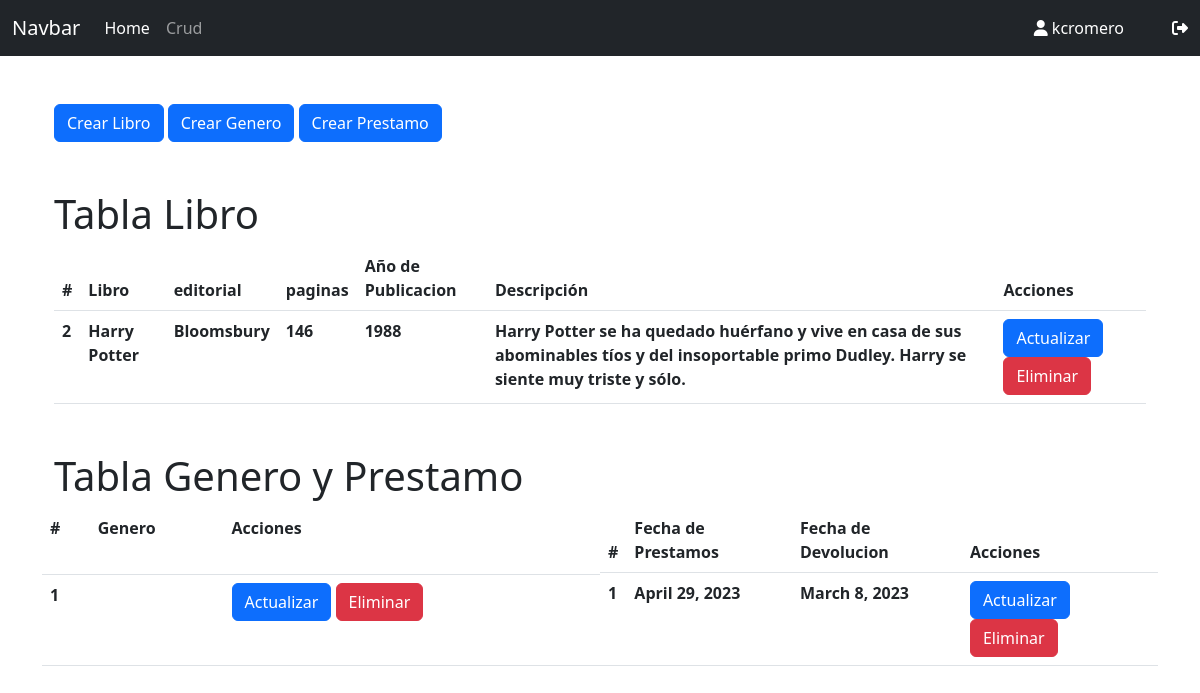
The app's page /crud with its own data.
### app/models.py (models this page shows, shortened)
class Usuarios(models.Model):
    id = models.AutoField(auto_created=True, primary_key=True)
    username = models.CharField(verbose_name='Usuario', max_length=20)
    password = models.IntegerField(verbose_name='Contraseña')

class Libro(models.Model):
    id = models.IntegerField( primary_key=True, verbose_name='ID')
    nombre = models.CharField(verbose_name='Titulo', max_length=100)
    descripcion = models.CharField(verbose_name='Autor', max_length=100)
    editorial = models.CharField(verbose_name='Editorial', max_length=100)
    paginas = models.CharField(verbose_name='Pagina del Libro', max_length=100)
    anio_publicacion = models.IntegerField()

class Genero(models.Model):
    id = models.IntegerField( primary_key=True, verbose_name='ID')
    nombre = models.CharField(verbose_name='Genero', max_length=100)

class Prestamo(models.Model):
    id = models.IntegerField( primary_key=True, verbose_name='ID')
    fecha_prestamo = models.DateField( auto_created=True)
    fecha_devolucion = models.DateField( auto_created=True)

### app/views.py (the view)
# urls.py: path('crud', views.admin , name='crud'),
def admin(request):
    usuario = Usuarios.objects.values()
    libro= Libro.objects.all()
    genero= Genero.objects.all()
    prestamo= Prestamo.objects.all()
    context = {
        'usuario': usuario,
        'libro': libro,
        'genero': genero,
        'prestamo': prestamo,
    }
    return render(request, 'Crud.html', context)

### app/templates/crud.html (shortened to what this page needs)
<!doctype html>
<html lang="en">
<head>
  <link href="https://cdn.jsdelivr.net/npm/bootstrap@5.2.1/dist/css/bootstrap.min.css" rel="stylesheet"
>
    {% load static %}
    <link rel="stylesheet" href="{% static 'style2.css' %}">
    <link rel="stylesheet" href="https://cdnjs.cloudflare.com/ajax/libs/font-awesome/6.3.0/css/all.min.css" />
</head>
<body>
  <nav class="navbar navbar-expand-lg navbar-dark bg-dark">
    <div class="container-fluid">
      <a class="navbar-brand" href="#">Navbar</a>
      <div class="collapse navbar-collapse" id="navbarSupportedContent">
        <ul class="navbar-nav me-auto mb-2 mb-lg-0">
            <li class="nav-item">
                <a class="nav-link active" aria-current="page" href="{% url 'home' %}">Home</a>
              </li>
              <li class="nav-item">
                <a class="nav-link" href="{% url 'crud' %}">Crud</a>
              </li>
        </ul>
        <div class="d-flex">
            {% for item in  usuario %}
            <span class="text-white text-decoration-none" > <i class="fa fa-user" aria-hidden="true"></i> {{item.username}} </span>
            {% endfor %}
            <a href="" class="ms-5 text-white"> <i class="fa fa-solid fa-right-from-bracket" aria-hidden="true"></i></a>
        </div>
      </div>
    </div>
  </nav>
<main class="container mt-5">
    <div class="container mb-5">
        <button type="button" class="btn btn-primary" data-bs-toggle="modal" data-bs-target="#staticBackdropcrearlibro">
            Crear Libro
          </button>
        <button type="button" class="btn btn-primary" data-bs-toggle="modal" data-bs-target="#staticBackdropcreargenero">
            Crear Genero
          </button>
        <button type="button" class="btn btn-primary" data-bs-toggle="modal" data-bs-target="#staticBackdropcrearprestamo">
            Crear Prestamo
          </button>
        </div>
    <div class="container ">
        <h1 > Tabla Libro </h1>
        <table class="table">
            <thead>
              <tr>
                <th scope="col">#</th>
                <th scope="col">Libro</th>
                <th scope="col">editorial</th>
                <th scope="col">paginas</th>
                <th scope="col">Año de Publicacion</th>
                <th scope="col">Descripción</th>
                <th scope="col">Acciones</th>
            </tr>
            </thead>
            <tbody>
              {% for item in libro %}
              <tr>
                <th scope="row"> {{item.id}}</th>
                <th scope="row"> {{item.nombre}}</th>
                <th scope="row"> {{item.editorial}}</th>
                <th scope="row"> {{item.paginas}}</th>
                <th scope="row"> {{item.anio_publicacion}}</th>
                <th scope="row"> {{item.descripcion}}</th>
                <th scope="row">
                    <a href="{% url 'Actualizarl' item.id %}" class="btn btn-primary">Actualizar</a>
                    <a href="{% url 'eliminarl' item.id %}" class="btn btn-danger" onclick="return confirm('¿Estás seguro de que quieres borrar?')">Eliminar</a>
                </th>
              </tr>
              {% endfor %}
            </tbody>
          </table>
    </div>
    <div class="container mt-5 mb-5">
        <h1 > Tabla Genero y Prestamo </h1>
        <div class="row">
            <table class="table col"
                <thead>
                  <tr>
                    <th scope="col">#</th>
                    <th scope="col">Genero</th>
                    <th scope="col">Acciones</th>
                </tr>
                <tbody>
                  {% for item in genero   %}
                  <tr>
                    <th scope="row"> {{item.id}}</th>
                    <th scope="row "> <strong class="text-white">{{item.nombre}}</strong></th>
                    <th scope="row d-flex">
                        <a href="{% url 'Actualizarg' item.id %}" class="btn btn-primary">Actualizar</a>
                        <a href="{% url 'eliminarg' item.id %}" class="btn btn-danger" onclick="return confirm('¿Estás seguro de que quieres borrar?')">Eliminar</a>
                    </th>
                    {% endfor %}
                </tr>
                </tbody>
              </table>
            <table class="table col">
                <thead>
                    <tr>
                      <th scope="col">#</th>
                      <th scope="col">Fecha de Prestamos</th>
                      <th scope="col">Fecha de Devolucion</th>
                      <th scope="col">Acciones</th>
                  </tr>
                  </thead>
                  <tbody>
                      <tr>
                          {% for item in   prestamo %}
                          <th scope="row"> {{item.id}}</th>
                          <th scope="row"> {{item.fecha_devolucion}}</th>
                          <th scope="row"> {{item.fecha_prestamo}}</th>
                          <th scope="row">
                              <a href="{% url 'Actualizarp' item.id %}" class="btn btn-primary">Actualizar</a>
                              <a href="{% url 'eliminarp' item.id %}" class="btn btn-danger" onclick="return confirm('¿Estás seguro de que quieres borrar?')">Eliminar</a>
                          </th>
                        </tr>
                        {% endfor %}
                  </tbody>
                </table>
        </div>
    </div>
</main>
</body>
</html>

### app/static/style2.css (style rules this page uses)
body { background-image: url('fondo2.jpg'); background-position: center; background-size: cover ; background-repeat: no-repeat; }

### records on screen
Usuarios: username "kcromero"
Libro: id "2", nombre "Harry Potter", editorial "Bloomsbury", paginas "146", anio_publicacion "1988", descripcion "Harry Potter se ha quedado huérfano y vive en casa de sus abominables tíos y del insoportable primo Dudley. Harry se siente muy triste y sólo."
Genero: id "1"
Prestamo: id "1", fecha_devolucion "April 29, 2023", fecha_prestamo "March 8, 2023"
